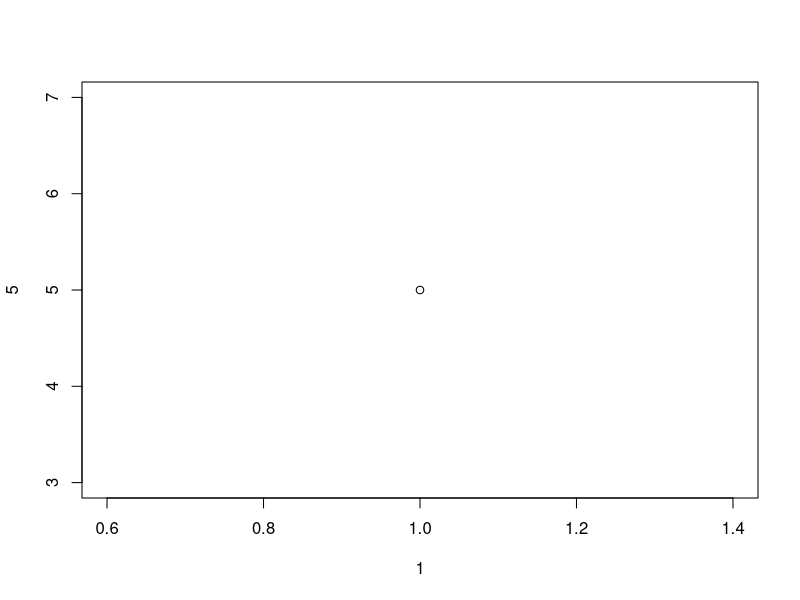
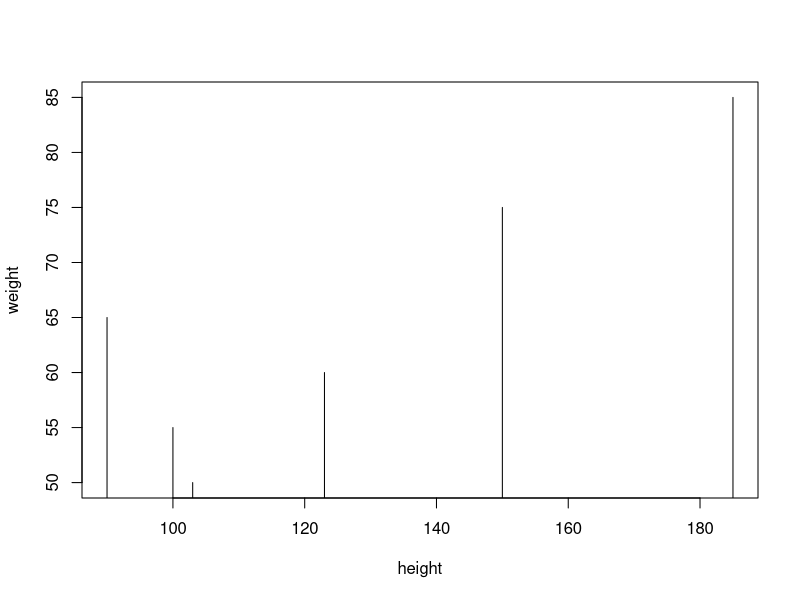
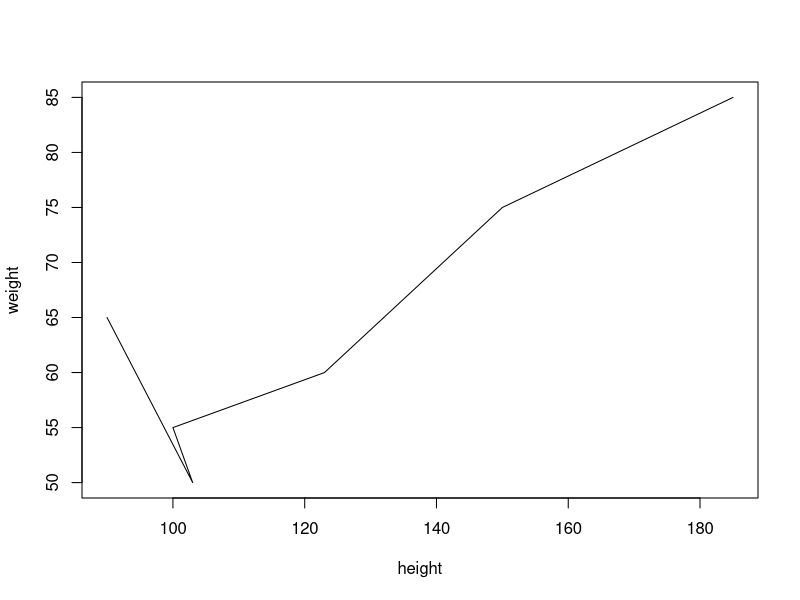
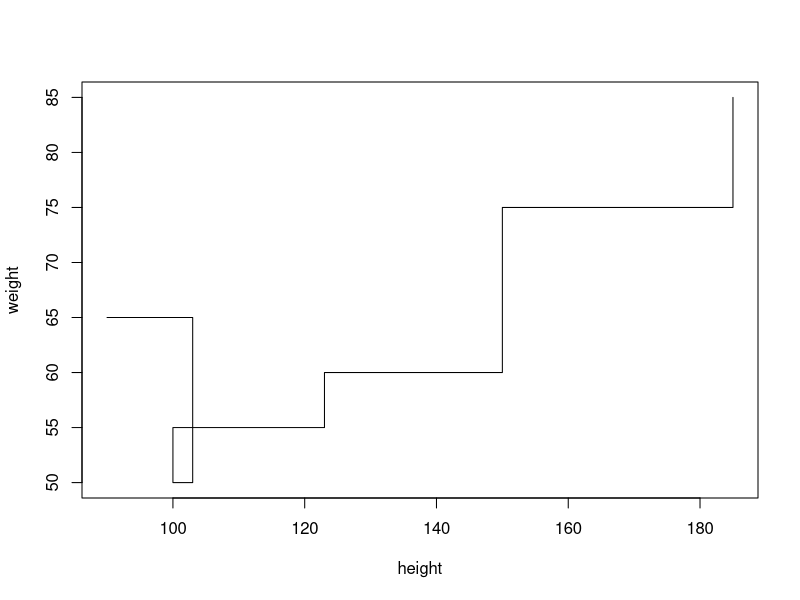
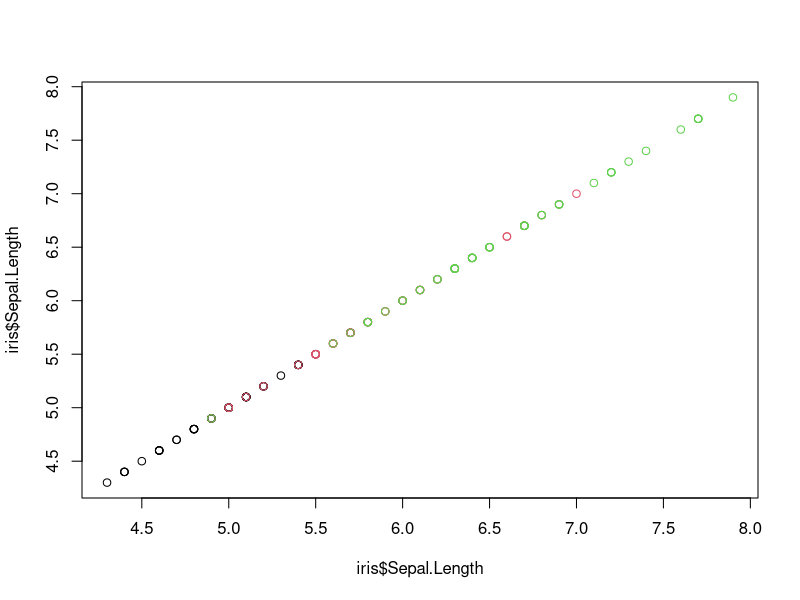

These charts were generated, in order, by the following R code:
# Visualization
plot(1,5)

#Sample Graph
height<-cbind(90,103,100,123,150,185)
weight<-cbind(65,50,55,60,75,85)
#histogram
plot(height,weight,type = "h" ,xlab = "height",ylab = "weight")
#line plot
plot(height,weight,type = "l" ,xlab = "height",ylab = "weight")
#stair steps
plot(height,weight,type = "s" ,xlab = "height",ylab = "weight")

bmi<-cbind(height,weight)
write.csv(bmi,file = "BMI.csv",row.names = FALSE)

plot(iris$Sepal.Length,iris$Sepal.Length,col=iris$Species)

png("Sample.png",width=500,height=500,res=72)
